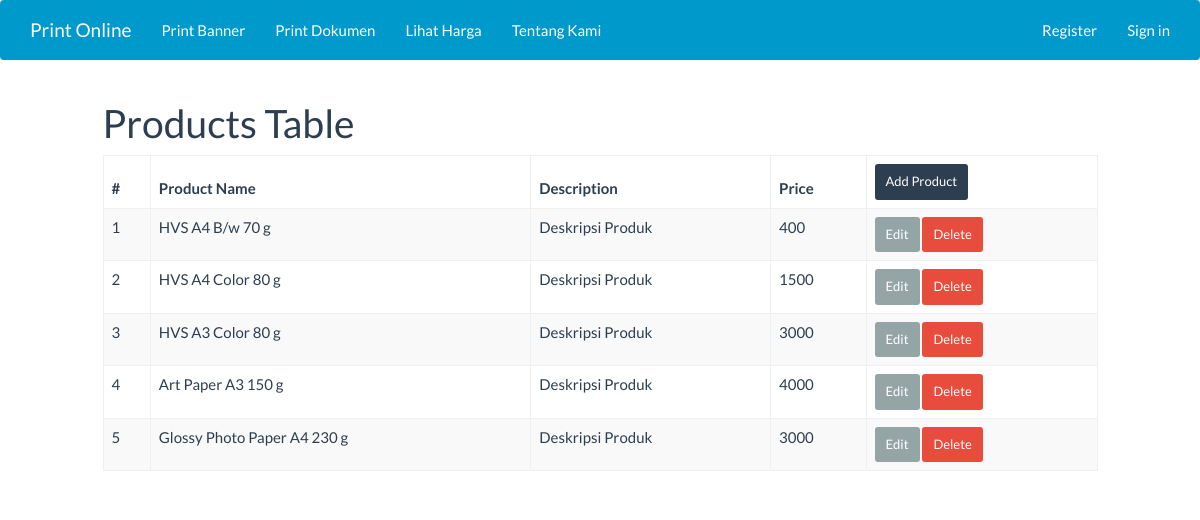
Page /index.php/admin/products on the committed database.
### tables this page shows
CREATE TABLE `products` (
  `id` int(10) NOT NULL,
  `name` varchar(100) NOT NULL,
  `description` text NOT NULL,
  `price` int(10) NOT NULL,
  `image` text NOT NULL
);

### application/controllers/admin/products.php (called while the page is built, shortened)
<?php
class Products extends CI_Controller {
  public function __construct(){
    $this->load->model('model_products');
  }
  public function index(){
    $data['products'] = $this->model_products->all();
    $data['title'] = 'Lihat Harga';
    $this->load->view('templates/header');
    $this->load->view('backend/view_all_products', $data);
    $this->load->view('templates/footer');
  }
}
?>

### index.php (called while the page is built, shortened)
<?php
require_once BASEPATH.'core/CodeIgniter.php';

### application/models/model_products.php (called while the page is built, shortened)
<?php
class Model_products extends CI_Model {
  public function all(){
    $result = $this->db->get('products');
    if($result->num_rows() > 0){
      return $result->result();
    } else {
      return array();
    }
  }
}
?>

### application/views/backend/view_all_products.php (the view, shortened to what this page needs)
<div class="row">
    <div class="col-md-1"></div>
    <div class="col-md-10">
      <h1>Products Table</h1>
      <table id="myTable" class="table table-striped table-bordered table-hover">
        <thead>
          <tr>
            <th>#</th>
            <th>Product Name</th>
            <th>Description</th>
            <th>Price</th>
            <th>
              <?=anchor('admin/products/create','Add Product', ['class'=>'btn btn-primary btn-sm'])?>
            </th>
          </tr>
        </thead>
        <tbody>
          <?php foreach($products as $product) : ?>
          <tr>
            <td><?=$product->id?></td>
            <td><?=$product->name?></td>
            <td><?=$product->description?></td>
            <td><?=$product->price?></td>
            <td>
              <?=anchor('admin/products/update/' . $product->id, 'Edit', ['class'=>'btn btn-default btn-sm'])?>
              <?=anchor('admin/products/delete/' . $product->id, 'Delete', ['class'=>'btn btn-danger btn-sm', 'onclick'=>'return confirm(\'Apakah anda yakin?\')'])?>
            </td>
          </tr>
        <?php endforeach; ?>
        </tbody>
      </table>
    </div>
    <div class="col-md-1"></div>
  </div>

### rows in the picture
products: id "1", name "HVS A4 B/w 70 g", description "Deskripsi Produk", price "400", id "Edit", id "Delete"
products: id "2", name "HVS A4 Color 80 g", description "Deskripsi Produk", price "1500", id "Edit", id "Delete"
products: id "3", name "HVS A3 Color 80 g", description "Deskripsi Produk", price "3000", id "Edit", id "Delete"
products: id "4", name "Art Paper A3 150 g", description "Deskripsi Produk", price "4000", id "Edit", id "Delete"
products: id "5", name "Glossy Photo Paper A4 230 g", description "Deskripsi Produk", price "3000", id "Edit", id "Delete"
